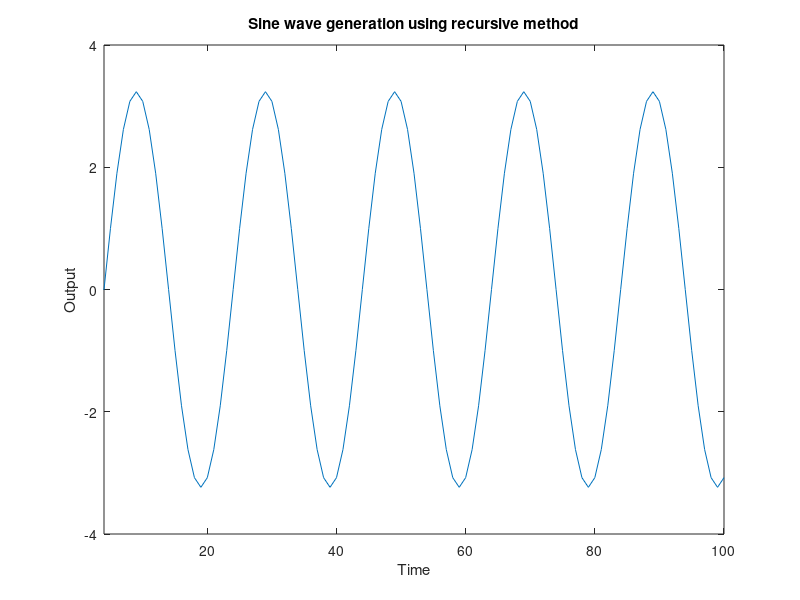

Recreate this plot in MATLAB.
clc; 
clear all;
close all;

f0 = 500;
fs = 10000;
w = 2*pi*f0;
T = 1/fs;
k = 2 * cos(w*T);
x = [0 0 1 zeros(1,97)];
y = zeros(1,100);
y(1) = 0;
y(2) = 0;
for i = 3:100
    y(i) = k * y(i-1) - y(i-2) + x(i-2);
end;
plot(y);
axis([4, 100, -4, 4]);
xlabel('Time');
ylabel('Output');
title('Sine wave generation using recursive method');
